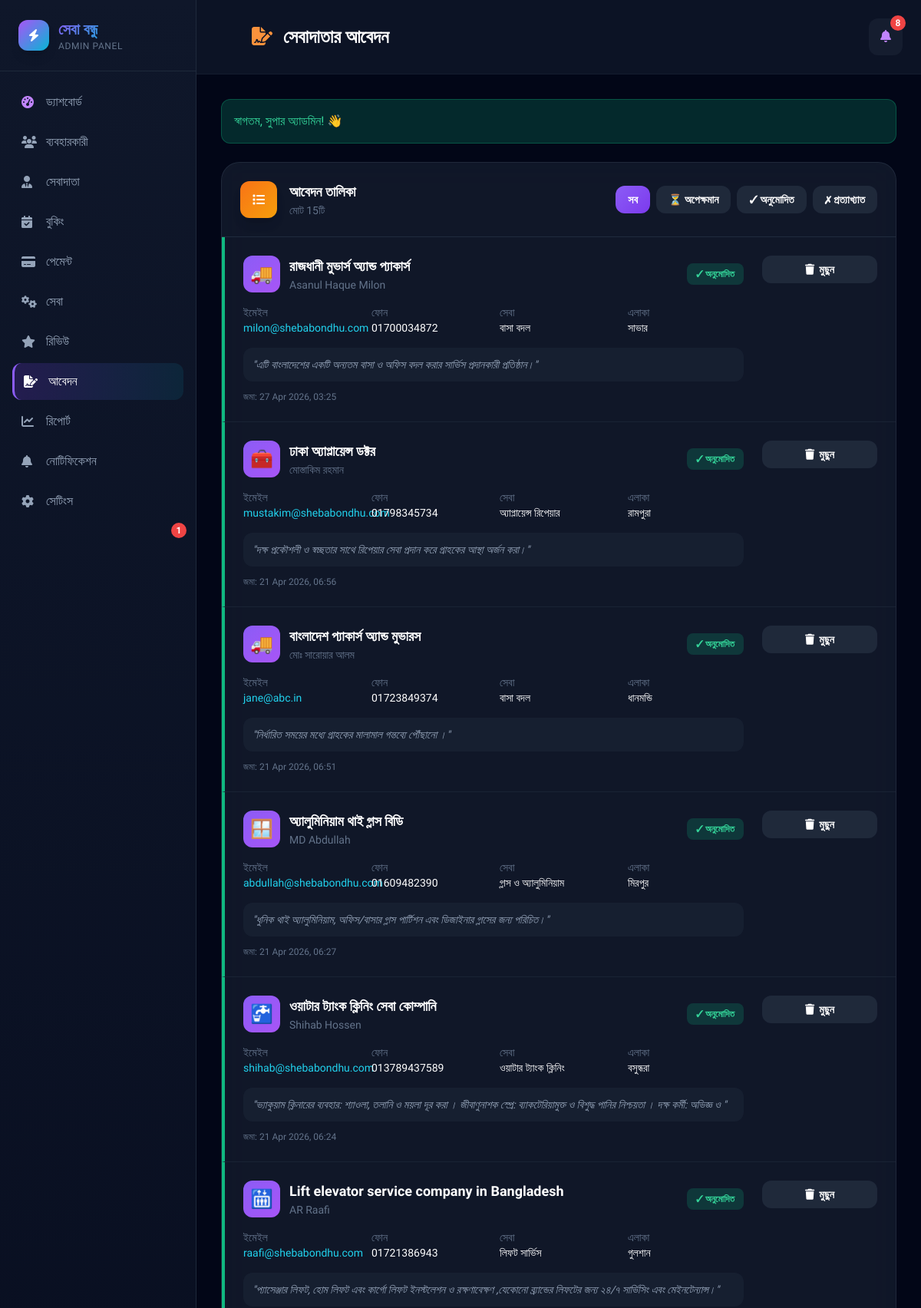
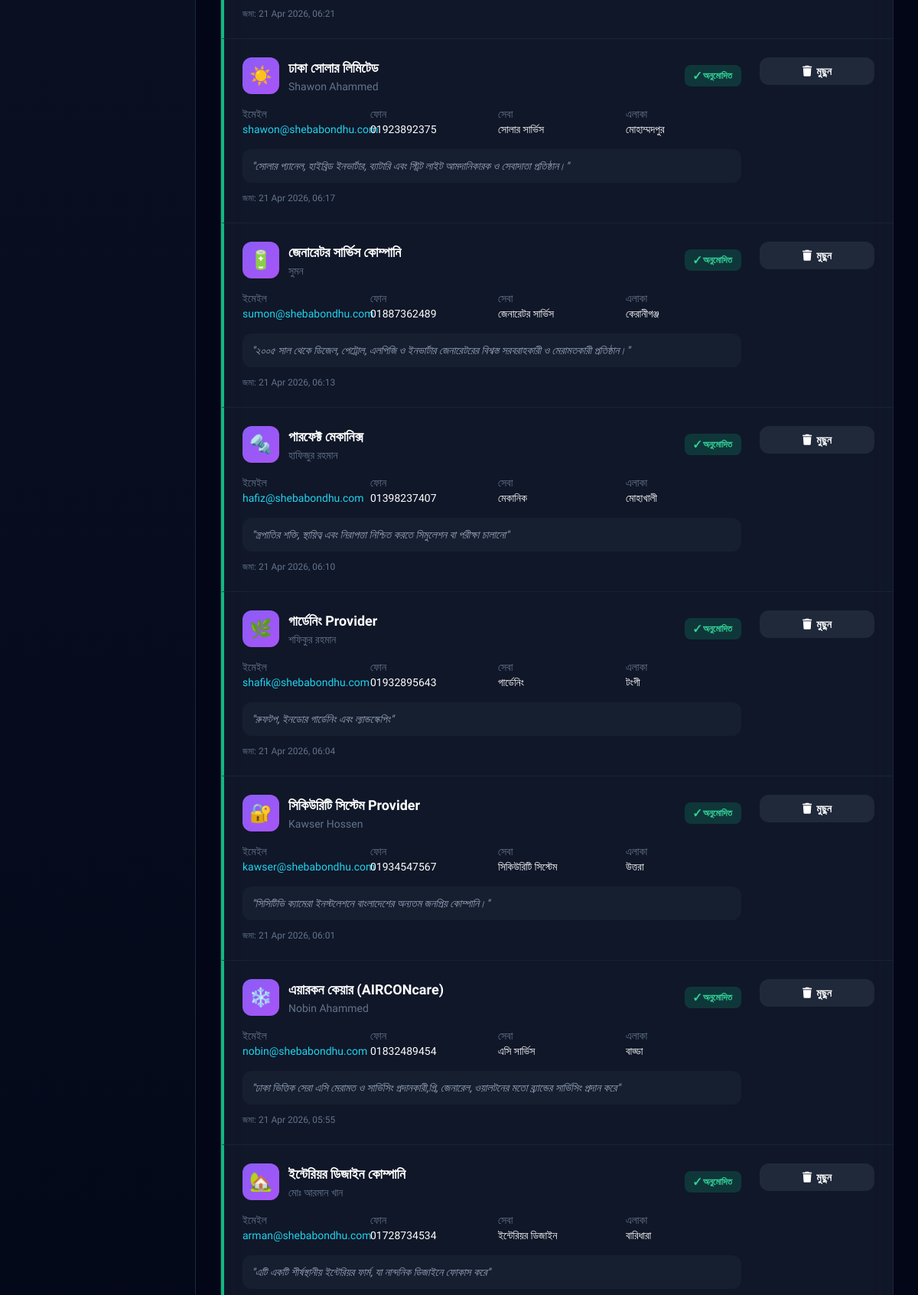
Page /admin/applications.php (signed in, upper part) on the committed database (2 pictures, top to bottom).
### tables this page shows
CREATE TABLE `provider_applications` (
  `id` int(10) UNSIGNED NOT NULL,
  `fname` varchar(80) NOT NULL,
  `lname` varchar(80) NOT NULL DEFAULT '',
  `company_name` varchar(180) NOT NULL,
  `email` varchar(191) NOT NULL,
  `phone` varchar(30) NOT NULL,
  `service_type` varchar(80) NOT NULL,
  `city` varchar(80) NOT NULL,
  `work_start` time NOT NULL DEFAULT '09:00:00',
  `work_end` time NOT NULL DEFAULT '18:00:00',
  `about` text DEFAULT NULL,
  `status` enum('pending','approved','rejected') NOT NULL DEFAULT 'pending',
  `submitted_at` timestamp NOT NULL DEFAULT current_timestamp(),
  `photo` varchar(255) DEFAULT NULL
);

CREATE TABLE `service_categories` (
  `id` int(10) UNSIGNED NOT NULL,
  `name_en` varchar(80) NOT NULL,
  `name_bn` varchar(100) NOT NULL,
  `emoji` varchar(10) NOT NULL DEFAULT '?',
  `description` text DEFAULT NULL,
  `manpower` int(11) DEFAULT 1,
  `active` tinyint(1) NOT NULL DEFAULT 1,
  `sort_order` smallint(6) NOT NULL DEFAULT 0,
  `created_at` timestamp NOT NULL DEFAULT current_timestamp()
);

### includes/config.php (called while the page is built, shortened)
<?php
function db(): PDO {
    static $pdo = null;
    if ($pdo === null) {
        $dsn  = 'mysql:host='.DB_HOST.';dbname='.DB_NAME.';charset='.DB_CHARSET;
        $opts = [PDO::ATTR_ERRMODE=>PDO::ERRMODE_EXCEPTION,PDO::ATTR_DEFAULT_FETCH_MODE=>PDO::FETCH_ASSOC,PDO::ATTR_EMULATE_PREPARES=>false];
        try { $pdo = new PDO($dsn, DB_USER, DB_PASS, $opts); }
        catch (PDOException $e) { die('<div style="font-family:sans-serif;padding:40px;color:#c00"><h2>ডেটাবেজ সংযোগ ব্যর্থ</h2><p>'.htmlspecialchars($e->getMessage()).'</p></div>'); }
    }
    return $pdo;
}
function e(string $s): string { return htmlspecialchars($s, ENT_QUOTES, 'UTF-8'); }
function csrf(): string {
    return $_SESSION['csrf'];
}
function getServiceCategories(): array {
    try {
        return db()->query("SELECT name_en, name_bn, emoji FROM service_categories WHERE active = 1 ORDER BY sort_order ASC, id ASC")->fetchAll();
    } catch (Exception $e) { return []; }
}
function svcLabel(string $key): string {
    foreach (getServiceCategories() as $cat) {
        if ($cat['name_en'] === $key) return $cat['name_bn'];
    }
    return SERVICE_BN[$key]['label'] ?? $key;
}
function svcEmoji(string $key): string {
    foreach (getServiceCategories() as $cat) {
        if ($cat['name_en'] === $key) return $cat['emoji'];
    }
    return SERVICE_BN[$key]['emoji'] ?? '🔧';
}
function cityBn(string $key): string   { return CITY_BN[$key] ?? $key; }

### admin/_stats.php (called while the page is built, shortened)
<?php
function getAdminStats(): array
{
    try {
        try {
            db()->query("ALTER TABLE bookings ADD COLUMN amount DECIMAL(10,2) DEFAULT NULL AFTER payment_code");
        } catch (Exception $e) {}
        $row = db()->query('SELECT
            (SELECT COUNT(*) FROM users WHERE role="customer") AS cu,
            (SELECT COUNT(*) FROM providers) AS pu,
            (SELECT COUNT(*) FROM providers WHERE verified=1) AS pv,
            (SELECT COUNT(*) FROM bookings) AS bo,
            (SELECT COUNT(*) FROM bookings WHERE status="Pending") AS bp,
            (SELECT COUNT(*) FROM bookings WHERE status="Completed") AS bc,
            (SELECT COUNT(*) FROM provider_applications WHERE status="pending") AS ap,
            (SELECT COUNT(*) FROM reviews) AS rv,
            (SELECT COUNT(*) FROM service_categories WHERE active=1) AS sc,
            (SELECT COUNT(*) FROM notification WHERE role_target="admin" AND is_read=0) AS nt,
            (SELECT COALESCE(SUM(amount), 0) * 0.15 FROM bookings WHERE status="Completed" AND payment_status="paid") AS revenue,
            (SELECT COALESCE(SUM(amount), 0) FROM bookings WHERE status="Completed" AND payment_status="paid") AS total_amount,
            (SELECT COALESCE(SUM(amount), 0) * 0.15 FROM bookings WHERE status="Completed" AND payment_status="paid" AND created_at >= DATE_SUB(NOW(), INTERVAL 7 DAY)) AS weekly_revenue,
            (SELECT COALESCE(SUM(amount), 0) * 0.15 FROM bookings WHERE status="Completed" AND payment_status="paid" AND created_at >= DATE_FORMAT(NOW(), "%Y-%m-01")) AS monthly_revenue,
            (SELECT COALESCE(SUM(amount), 0) * 0.15 FROM bookings WHERE status="Completed" AND payment_status="paid" AND created_at >= DATE_FORMAT(NOW(), "%Y-01-01")) AS yearly_revenue
        ')->fetch(PDO::FETCH_ASSOC);
        $result = [];
        if ($row) {
            $result = [
                'cu' => (int)$row['cu'],
                'pu' => (int)$row['pu'],
                'pv' => (int)$row['pv'],
                'bo' => (int)$row['bo'],
                'bp' => (int)$row['bp'],
                'bc' => (int)$row['bc'],
                'ap' => (int)$row['ap'],
                'rv' => (int)$row['rv'],
                'sc' => (int)$row['sc'],
                'nt' => (int)$row['nt'],
                'revenue' => (float)$row['revenue'],
                'total_amount' => (float)$row['total_amount'],
                'weekly_revenue' => (float)$row['weekly_revenue'],
                'monthly_revenue' => (float)$row['monthly_revenue'],
                'yearly_revenue' => (float)$row['yearly_revenue'],
            ];
        }
        return $result ?: array_fill_keys(['cu','pu','pv','bo','bp','bc','ap','rv','sc','nt','revenue','total_amount','weekly_revenue','monthly_revenue','yearly_revenue'], 0);
    } catch (PDOException $e) {
        return array_fill_keys(['cu','pu','pv','bo','bp','bc','ap','rv','sc','nt'], 0);
    }
}
    if ($count > 0): ?><span class="ml-auto bg-red-500 text-white text-xs rounded-full w-5 h-5 flex items-center justify-center font-bold"><?= $count ?></span><?php endif;

### admin/applications.php (the view, shortened to what this page needs)
<?php
require_once __DIR__ . '/../includes/config.php';
require_once __DIR__ . '/_stats.php';
$s = getAdminStats();
$filterStatus = $_GET['status'] ?? '';
$stmt = $filterStatus !== ''
    ? db()->prepare('SELECT * FROM provider_applications WHERE status=? ORDER BY submitted_at DESC')
    : db()->prepare('SELECT * FROM provider_applications ORDER BY submitted_at DESC');
$filterStatus !== '' ? $stmt->execute([$filterStatus]) : $stmt->execute();
$apps = $stmt->fetchAll();
$unreadNotifs = 0;
try {
    $unreadNotifs = (int)db()->query("SELECT COUNT(*) FROM notification WHERE role_target='admin' AND is_read=0")->fetchColumn();
} catch (Exception $e) {}
?>
<!DOCTYPE html>
<html lang="bn">
<head>
  <script src="https://cdn.tailwindcss.com"></script>
  <link rel="stylesheet" href="https://cdnjs.cloudflare.com/ajax/libs/font-awesome/6.4.0/css/all.min.css">
</head>
<body class="bg-slate-950 text-white min-h-screen">
<aside id="sidebar" class="w-64 bg-gradient-to-b from-slate-900 to-slate-950 h-screen fixed left-0 top-0 border-r border-slate-800 z-50 flex flex-col">
  <div class="p-6 border-b border-slate-800">
    <div class="flex items-center gap-3">
      <div class="w-10 h-10 bg-gradient-to-br from-purple-500 to-cyan-500 rounded-xl flex items-center justify-center shadow-lg"><i class="fas fa-bolt text-white"></i></div>
      <div><div class="text-xl font-bold gradient-text">সেবা বন্ধু</div><div class="text-xs text-slate-500 uppercase tracking-wider">Admin Panel</div></div>
    </div>
  </div>
  <nav class="flex-1 p-4 space-y-1 overflow-y-auto">
    <a href="dashboard.php" class="sidebar-link flex items-center gap-3 p-3 rounded-xl text-slate-400 hover:text-white"><i class="fas fa-gauge-high w-5 text-purple-400"></i><span>ড্যাশবোর্ড</span></a>
    <a href="users.php" class="sidebar-link flex items-center gap-3 p-3 rounded-xl text-slate-400 hover:text-white"><i class="fas fa-users w-5"></i><span>ব্যবহারকারী</span></a>
    <a href="providers.php" class="sidebar-link flex items-center gap-3 p-3 rounded-xl text-slate-400 hover:text-white"><i class="fas fa-user-tie w-5"></i><span>সেবাদাতা</span></a>
    <a href="bookings.php" class="sidebar-link flex items-center gap-3 p-3 rounded-xl text-slate-400 hover:text-white"><i class="fas fa-calendar-check w-5"></i><span>বুকিং</span></a>
    <a href="payments.php" class="sidebar-link flex items-center gap-3 p-3 rounded-xl text-slate-400 hover:text-white"><i class="fas fa-credit-card w-5"></i><span>পেমেন্ট</span></a>
    <a href="services.php" class="sidebar-link flex items-center gap-3 p-3 rounded-xl text-slate-400 hover:text-white"><i class="fas fa-cogs w-5"></i><span>সেবা</span></a>
    <a href="reviews.php" class="sidebar-link flex items-center gap-3 p-3 rounded-xl text-slate-400 hover:text-white"><i class="fas fa-star w-5"></i><span>রিভিউ</span></a>
    <a href="applications.php" class="sidebar-link active flex items-center gap-3 p-3 rounded-xl text-white relative">
    <i class="fas fa-file-signature w-5"></i><span>আবেদন</span>
    <a href="analytics.php" class="sidebar-link flex items-center gap-3 p-3 rounded-xl text-slate-400 hover:text-white"><i class="fas fa-chart-line w-5"></i><span>রিপোর্ট</span></a>
    <a href="notifications.php" class="sidebar-link flex items-center gap-3 p-3 rounded-xl text-slate-400 hover:text-white"><i class="fas fa-bell w-5"></i><span>নোটিফিকেশন</span></a>
    <a href="settings.php" class="sidebar-link flex items-center gap-3 p-3 rounded-xl text-slate-400 hover:text-white"><i class="fas fa-gear w-5"></i><span>সেটিংস</span></a>
      <?php if (($s['ap'] ?? 0) > 0): ?><span class="absolute right-3 bg-red-500 text-xs rounded-full w-5 h-5 flex items-center justify-center font-bold animate-pulse"><?= $s['ap'] ?></span><?php endif; ?>
    </a>
  </nav>
</aside>
<div class="lg:ml-64 min-h-screen">
  <header class="sticky top-0 z-40 glass-dark border-b border-slate-800/50">
    <div class="flex items-center justify-between p-4 md:p-6">
      <div class="hidden md:flex items-center gap-3 ml-12">
        <h1 class="text-xl md:text-2xl font-bold text-white"><i class="fas fa-file-signature mr-2 text-orange-400"></i> সেবাদাতার আবেদন</h1>
      </div>
      <div class="flex items-center gap-3">
        <div class="relative" id="notifContainer">
          <button id="notifBtn" class="relative p-3 bg-slate-800/50 hover:bg-slate-700/50 rounded-xl transition-all">
            <i class="fas fa-bell w-5 text-purple-400"></i>
            <?php if ($unreadNotifs > 0): ?><span id="notifBadge" class="absolute -top-1 -right-1 bg-red-500 text-white text-xs rounded-full w-5 h-5 flex items-center justify-center font-bold animate-pulse"><?= $unreadNotifs ?></span><?php endif; ?>
          </button>
        </div>
      </div>
    </div>
  </header>
  <main class="p-4 md:p-8 max-w-7xl mx-auto">
    <?php if (isset($_SESSION['flash'])): ?>
      <?php $flash = $_SESSION['flash']; unset($_SESSION['flash']); ?>
      <div class="mb-6 p-4 rounded-xl <?= $flash['type'] === 'error' ? 'bg-red-500/20 text-red-400' : 'bg-emerald-500/20 text-emerald-400' ?> border <?= $flash['type'] === 'error' ? 'border-red-500/30' : 'border-emerald-500/30' ?>"><?= e($flash['msg']) ?></div>
    <?php endif; ?>
    <div class="card overflow-hidden">
      <div class="p-6 border-b border-slate-700/50 flex flex-col md:flex-row md:items-center md:justify-between gap-4">
        <div class="flex items-center gap-4">
          <div class="w-12 h-12 bg-gradient-to-br from-orange-500 to-amber-500 rounded-xl flex items-center justify-center shadow-lg">
            <i class="fas fa-list text-white"></i>
          </div>
          <div>
            <h3 class="text-lg font-bold">আবেদন তালিকা</h3>
            <p class="text-slate-500 text-sm">মোট <?= count($apps) ?>টি</p>
          </div>
        </div>
        <div class="flex flex-wrap gap-2">
          <a href="applications.php" class="btn-action <?= $filterStatus === '' ? 'btn-primary' : 'btn-outline' ?> text-sm">সব</a>
          <a href="?status=pending" class="btn-action <?= $filterStatus === 'pending' ? 'btn-warning' : 'btn-outline' ?> text-sm">⏳ অপেক্ষমান</a>
          <a href="?status=approved" class="btn-action <?= $filterStatus === 'approved' ? 'btn-success' : 'btn-outline' ?> text-sm">✓ অনুমোদিত</a>
          <a href="?status=rejected" class="btn-action <?= $filterStatus === 'rejected' ? 'btn-danger' : 'btn-outline' ?> text-sm">✗ প্রত্যাখ্যাত</a>
        </div>
      </div>
      <?php if (empty($apps)): ?>
        <div class="p-12 text-center text-slate-500">
          <i class="fas fa-file-circle-xmark text-4xl mb-3"></i>
          <p>কোনো আবেদন নেই</p>
        </div>
      <?php else: foreach ($apps as $a): ?>
        <div class="p-6 border-b border-slate-700/30 hover:bg-slate-800/20 transition-all <?= $a['status'] === 'pending' ? 'border-l-4 border-l-amber-500' : ($a['status'] === 'approved' ? 'border-l-4 border-l-emerald-500' : 'border-l-4 border-l-red-500') ?>">
          <div class="flex flex-col lg:flex-row lg:items-start gap-6">
            <div class="flex-1">
              <div class="flex items-center gap-3 mb-4">
                <div class="w-12 h-12 bg-gradient-to-br from-violet-500 to-purple-500 rounded-xl flex items-center justify-center text-2xl"><?= svcEmoji($a['service_type']) ?></div>
                <div>
                  <div class="font-bold text-lg"><?= e($a['company_name']) ?></div>
                  <div class="text-sm text-slate-500"><?= e($a['fname'] . ' ' . $a['lname']) ?></div>
                </div>
                <span class="px-3 py-1.5 rounded-lg text-xs font-bold ml-auto <?= $a['status'] === 'pending' ? 'bg-amber-500/20 text-amber-400' : ($a['status'] === 'approved' ? 'bg-emerald-500/20 text-emerald-400' : 'bg-red-500/20 text-red-400') ?>">
                  <?= $a['status'] === 'pending' ? '⏳ অপেক্ষমান' : ($a['status'] === 'approved' ? '✓ অনুমোদিত' : '✗ প্রত্যাখ্যাত') ?>
                </span>
              </div>
              <div class="grid grid-cols-2 md:grid-cols-4 gap-4 text-sm">
                <div>
                  <span class="text-slate-500">ইমেইল</span>
                  <div class="font-medium text-cyan-400"><?= e($a['email']) ?></div>
                </div>
                <div>
                  <span class="text-slate-500">ফোন</span>
                  <div class="font-medium"><?= e($a['phone']) ?></div>
                </div>
                <div>
                  <span class="text-slate-500">সেবা</span>
                  <div class="font-medium"><?= svcLabel($a['service_type']) ?></div>
                </div>
                <div>
                  <span class="text-slate-500">এলাকা</span>
                  <div class="font-medium"><?= cityBn($a['city']) ?></div>
                </div>
              </div>
              <?php if ($a['about']): ?>
                <div class="mt-4 p-3 bg-slate-800/50 rounded-xl text-sm text-slate-400 italic">"<?= e(mb_substr($a['about'], 0, 150)) ?>"</div>
              <?php endif; ?>
              <div class="mt-3 text-xs text-slate-500">জমা: <?= date('d M Y, H:i', strtotime($a['submitted_at'])) ?></div>
            </div>
            <div class="flex flex-col gap-2 lg:min-w-[150px]">
              <a href="?action=delete&id=<?= (int)$a['id'] ?>&_csrf=<?= csrf() ?>" class="btn-action btn-outline text-sm justify-center" onclick="return confirm('মুছে ফেলবেন?')">
                <i class="fas fa-trash"></i> মুছুন
              </a>
            </div>
          </div>
        </div>
      <?php endforeach; endif; ?>
    </div>
  </main>
</div>
</body>
</html>

### admin/applications.php (style rules this page uses)
body { font-family: 'Hind Siliguri', sans-serif; }
.glass-dark { background: rgba(15, 23, 42, 0.8); backdrop-filter: blur(20px); }
.card { background: rgba(30, 41, 59, 0.5); backdrop-filter: blur(20px); border: 1px solid rgba(71, 85, 105, 0.3); border-radius: 1.5rem; }
.sidebar-link { transition: all 0.2s ease; }
.sidebar-link.active { background: linear-gradient(90deg, rgba(124, 58, 237, 0.2), rgba(6, 182, 212, 0.1)); border-left: 3px solid #8B5CF6; }
.gradient-text { background: linear-gradient(135deg, #8B5CF6, #06B6D4); -webkit-background-clip: text; background-clip: text; -webkit-text-fill-color: transparent; }
.btn-action { padding: 8px 16px; border-radius: 12px; font-weight: 600; transition: all 0.2s; display: inline-flex; align-items: center; gap: 6px; }
.btn-primary { background: linear-gradient(135deg, #8B5CF6, #7C3AED); color: white; }
.btn-outline { background: rgba(71, 85, 105, 0.3); color: white; }

### rows in the picture
provider_applications: service_type.emoji "🚚", company_name "রাজধানী মুভার্স অ্যান্ড প্যাকার্স", fname+lname "Asanul Haque Milon", status "✓ অনুমোদিত", email "milon@shebabondhu.com", phone "01700034872", service_type "বাসা বদল", city "সাভার", about "এটি বাংলাদেশের একটি অন্যতম বাসা ও অফিস বদল করার সার্ভিস প্রদানকারী প্রতিষ্ঠান।", submitted_at "27 Apr 2026, 03:25"
provider_applications: service_type "🧰", company_name "ঢাকা অ্যাপ্লায়েন্স ডক্টর", fname+lname "মোস্তাকিম রহমান", status "✓ অনুমোদিত", email "mustakim@shebabondhu.com", phone "01798345734", service_type "অ্যাপ্লায়েন্স রিপেয়ার", city "রামপুরা", about "দক্ষ প্রকৌশলী ও স্বচ্ছতার সাথে রিপেয়ার সেবা প্রদান করে গ্রাহকের আস্থা অর্জন করা।", submitted_at "21 Apr 2026, 06:56"
provider_applications: service_type "🚚", company_name "বাংলাদেশ প্যাকার্স অ্যান্ড মুভারস", fname+lname "মোঃ সারোয়ার আলম", status "✓ অনুমোদিত", email "jane@abc.in", phone "01723849374", service_type "বাসা বদল", city "ধানমন্ডি", about "নির্ধারিত সময়ের মধ্যে গ্রাহকের মালামাল গন্তব্যে পৌঁছানো ।", submitted_at "21 Apr 2026, 06:51"
provider_applications: service_type "🪟", company_name "অ্যালুমিনিয়াম থাই গ্লাস বিডি", fname+lname "MD Abdullah", status "✓ অনুমোদিত", email "abdullah@shebabondhu.com", phone "01609482390", service_type "গ্লাস ও অ্যালুমিনিয়াম", city "মিরপুর", about "ধুনিক থাই অ্যালুমিনিয়াম, অফিস/বাসার গ্লাস পার্টিশন এবং ডিজাইনার গ্লাসের জন্য পরিচিত।", submitted_at "21 Apr 2026, 06:27"
provider_applications: service_type "🚰", company_name "ওয়াটার ট্যাংক ক্লিনিং সেবা কোম্পানি", fname+lname "Shihab Hossen", status "✓ অনুমোদিত", email "shihab@shebabondhu.com", phone "013789437589", service_type "ওয়াটার ট্যাংক ক্লিনিং", city "বসুন্ধরা", about "ভ্যাকুয়াম ক্লিনারের ব্যবহার: শ্যাওলা, তলানি ও ময়লা দূর করা । জীবাণুনাশক স্প্রে: ব্যাকটেরিয়ামুক্ত ও বিশুদ্ধ পানির নিশ্চয়তা । দক্ষ কর্মী: অভিজ্ঞ ও", submitted_at "21 Apr 2026, 06:24"
provider_applications: service_type "🛗", company_name "Lift elevator service company in Bangladesh", fname+lname "AR Raafi", status "✓ অনুমোদিত", email "raafi@shebabondhu.com", phone "01721386943", service_type "লিফট সার্ভিস", city "গুলশান", about "প্যাসেঞ্জার লিফট, হোম লিফট এবং কার্গো লিফট ইনস্টলেশন ও রক্ষণাবেক্ষণ ,যেকোনো ব্র্যান্ডের লিফটের জন্য ২৪/৭ সার্ভিসিং এবং মেইনটেন্যান্স।", submitted_at "21 Apr 2026, 06:21"
provider_applications: service_type "☀️", company_name "ঢাকা সোলার লিমিটেড", fname+lname "Shawon Ahammed", status "✓ অনুমোদিত", email "shawon@shebabondhu.com", phone "01923892375", service_type "সোলার সার্ভিস", city "মোহাম্মদপুর", about "সোলার প্যানেল, হাইব্রিড ইনভার্টার, ব্যাটারি এবং স্ট্রিট লাইট আমদানিকারক ও সেবাদাতা প্রতিষ্ঠান।", submitted_at "21 Apr 2026, 06:17"
provider_applications: service_type "🔋", company_name "জেনারেটর সার্ভিস কোম্পানি", fname+lname "সুমন", status "✓ অনুমোদিত", email "sumon@shebabondhu.com", phone "01887362489", service_type "জেনারেটর সার্ভিস", city "কেরানীগঞ্জ", about "২০০৫ সাল থেকে ডিজেল, পেট্রোল, এলপিজি ও ইনভার্টার জেনারেটরের বিশ্বস্ত সরবরাহকারী ও মেরামতকারী প্রতিষ্ঠান।", submitted_at "21 Apr 2026, 06:13"
provider_applications: service_type "🔩", company_name "পারফেক্ট মেকানিক্স", fname+lname "হাফিজুর রহমান", status "✓ অনুমোদিত", email "hafiz@shebabondhu.com", phone "01398237407", service_type "মেকানিক", city "মোহাখালী", about "ন্ত্রপাতির শক্তি, স্থায়িত্ব এবং নিরাপত্তা নিশ্চিত করতে সিমুলেশন বা পরীক্ষা চালানো", submitted_at "21 Apr 2026, 06:10"
provider_applications: service_type "🌿", company_name "গার্ডেনিং Provider", fname+lname "শফিকুর রহমান", status "✓ অনুমোদিত", email "shafik@shebabondhu.com", phone "01932895643", service_type "গার্ডেনিং", city "টংগী", about "রুফটপ, ইনডোর গার্ডেনিং এবং ল্যান্ডস্কেপিং", submitted_at "21 Apr 2026, 06:04"
provider_applications: service_type "🔐", company_name "সিকিউরিটি সিস্টেম Provider", fname+lname "Kawser Hossen", status "✓ অনুমোদিত", email "kawser@shebabondhu.com", phone "01934547567", service_type "সিকিউরিটি সিস্টেম", city "উত্তরা", about "সিসিটিভি ক্যামেরা ইনস্টলেশনে বাংলাদেশের অন্যতম জনপ্রিয় কোম্পানি।", submitted_at "21 Apr 2026, 06:01"
provider_applications: service_type "❄️", company_name "এয়ারকন কেয়ার (AIRCONcare)", fname+lname "Nobin Ahammed", status "✓ অনুমোদিত", email "nobin@shebabondhu.com", phone "01832489454", service_type "এসি সার্ভিস", city "বাড্ডা", about "ঢাকা ভিত্তিক সেরা এসি মেরামত ও সার্ভিসিং প্রদানকারী,গ্রি, জেনারেল, ওয়ালটনের মতো ব্র্যান্ডের সার্ভিসিং প্রদান করে", submitted_at "21 Apr 2026, 05:55"
provider_applications: service_type "🏡", company_name "ইন্টেরিয়র ডিজাইন কোম্পানি", fname+lname "মোঃ আরমান খান", status "✓ অনুমোদিত", email "arman@shebabondhu.com", phone "01728734534", service_type "ইন্টেরিয়র ডিজাইন", city "বারিধারা", about "এটি একটি শীর্ষস্থানীয় ইন্টেরিয়র ফার্ম, যা নান্দনিক ডিজাইনে ফোকাস করে"

### other values in the picture
$s['ap'] "1"
$unreadNotifs "8"
$flash['msg'] "স্বাগতম, সুপার অ্যাডমিন! 👋"
count($apps) "15"
